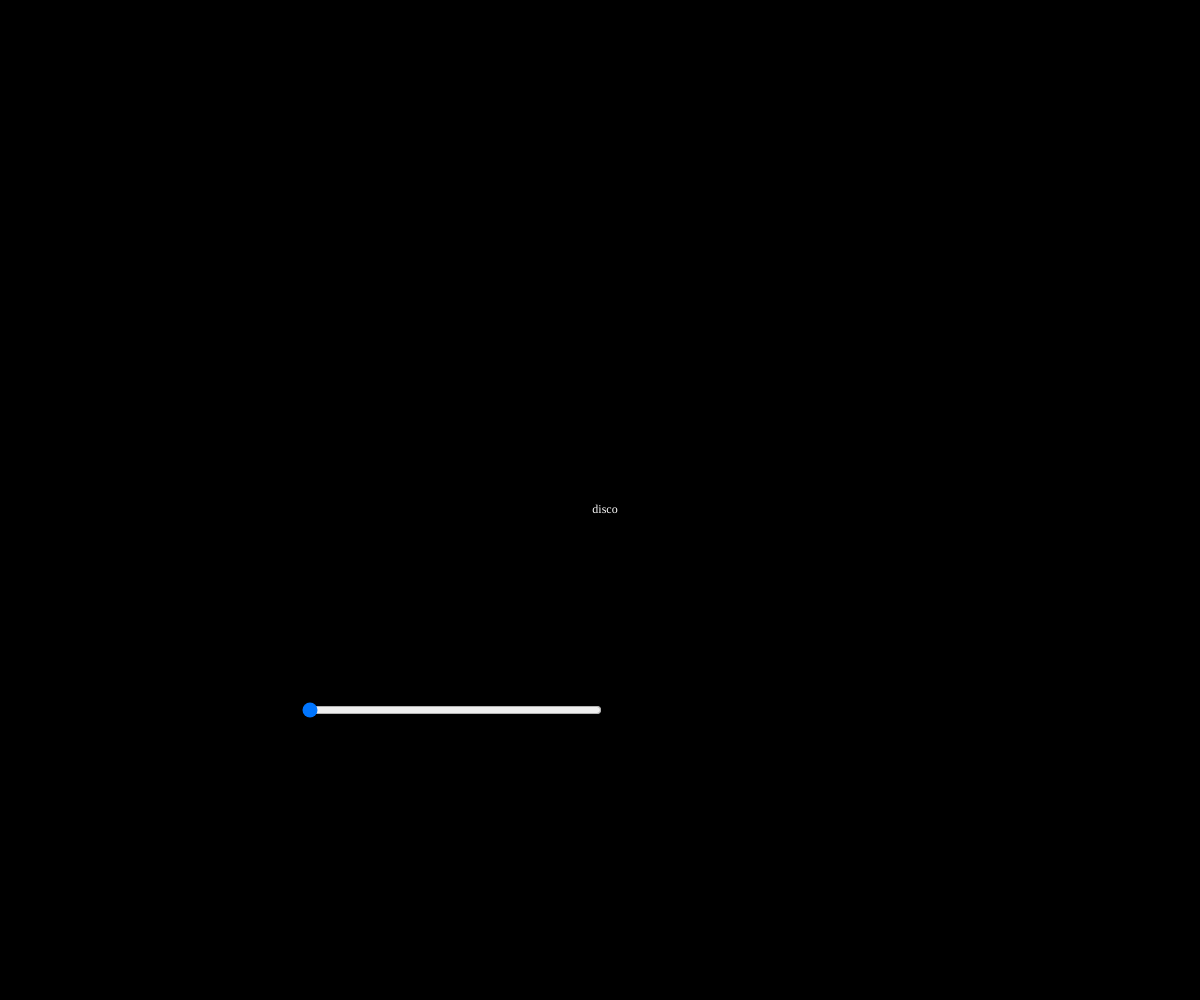
Frame 1 (no input)
Frame 60 (no input): identical to frame 1, image omitted
Frame 120 (the mouse pressed at the canvas centre since frame 60): identical to frame 1, image omitted

The p5.js sketch that drew this single still picture (run headless with seeded random() and noise() and a simulated clock; from frame 60 on, the mouse is pressed at the canvas centre):

// p5.js sketch
// ── sketch.js
let r, g, b; 
function setup() {
  createCanvas(windowWidth, windowHeight);
  colorMode(RGB);
  slider = createSlider(0, 151, 0);
  slider.position(300, 700);
  slider.style("width", "300px");
  noFill();
}

function draw() {
  background(0);
  let val = slider.value();
  
  push();
  for (let i = 0; i < 8; i++) {
    for (let j = 0; j < 8; j++) {
      stroke(170);
      let gapW = width * 0.2;
      let gapH = height * 0.1;
      let ix = width * 0.1;
      let iy = height * 0.1;
      let x = ix + gapW * i;
      let y = iy + gapH * j;
      circle(x, y, val);
    }
  }
  pop();
  
  push();
  translate(width / 2, height / 2);
  fill(r, g, b);
  rotate(val / 2);
  textSize(val * 1.4);
  textFont("blenny");
  textAlign(CENTER, CENTER);
  text("disco", 5, 10);
  pop();
  
  if (val > 0){
   r = random (255)
   g = random (255)
   b = random (255)
    
  }
 

}

function windowResized() {
    resizeCanvas(windowWidth, windowHeight);
  }
